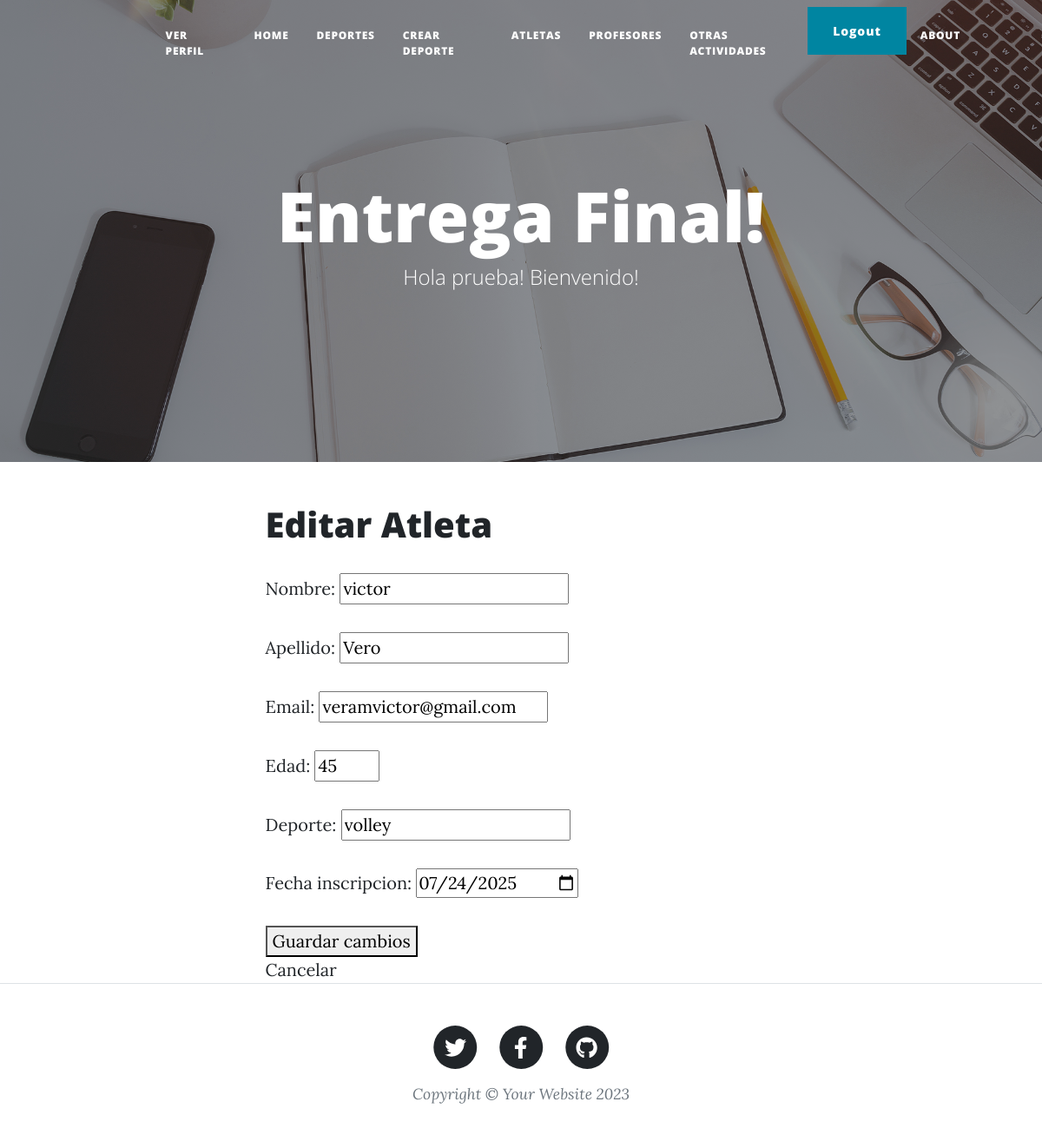
The app's page /editar-atleta/3/ (signed in) with its own data.
### mi_primer_app/models.py (models this page shows, shortened)
class Atleta(models.Model):
    nombre = models.CharField(max_length=100)
    apellido = models.CharField(max_length=100)
    email = models.EmailField(unique=True)
    edad = models.IntegerField()
    deporte =models.CharField(max_length=100)
    fecha_inscripcion = models.DateField(auto_now_add=True)

### mi_primer_app/views.py (the view)
# urls.py: path('editar-atleta/<int:pk>/', editar_atleta, name='editar-atleta'),
@login_required
def editar_atleta(request, pk):
    atleta = get_object_or_404(Atleta, pk=pk)
    if request.method == 'POST':
        form = AtletaForm(request.POST)
        if form.is_valid():
            atleta.nombre = form.cleaned_data['nombre']
            atleta.apellido = form.cleaned_data['apellido']
            atleta.edad = form.cleaned_data['edad']
            atleta.email = form.cleaned_data['email']
            atleta.deporte = form.cleaned_data['deporte']
            atleta.fecha_inscripcion = form.cleaned_data['fecha_inscripcion']
            atleta.save()
            return redirect('listar-atletas')
    else:
        form = AtletaForm(initial={
            'nombre': atleta.nombre,
            'apellido': atleta.apellido,
            'edad': atleta.edad,
            'email': atleta.email,
            'deporte': atleta.deporte,
            'fecha_inscripcion': atleta.fecha_inscripcion,
        })
    return render(request, 'mi_primer_app/editar_atleta.html', {'form': form, 'atleta': atleta})

### mi_primer_app/forms.py
class AtletaForm(forms.Form):
    nombre = forms.CharField(label="Nombre", max_length=100)
    apellido = forms.CharField(label="Apellido", max_length=100)
    email = forms.EmailField()
    edad = forms.IntegerField(min_value=10, max_value=100)
    deporte = forms.CharField(label="Deporte", max_length=100)
    fecha_inscripcion = forms.DateField(
        widget=forms.DateInput(attrs={'type': 'date'}))

### mi_primer_app/templates/mi_primer_app/editar_atleta.html (shortened to what this page needs)
{% extends "padre.html" %}
{% block content %}
<h1>Editar Atleta</h1>
<form method="post">
        {{ form.as_p }}
        <button type="submit">Guardar cambios</button>
</form>
<a href="{% url 'listar-atletas' %}">Cancelar</a>
{% endblock %}

### templates/padre.html (shortened to what this page needs)
{% load static %}
<!DOCTYPE html>
<html lang="en">
    <head>
        <link href="{% static 'css/styles.css' %}" rel="stylesheet" />
    </head>
    <body>
        <nav class="navbar navbar-expand-lg navbar-light" id="mainNav">
            <div class="container px-4 px-lg-5">
                  {% if user.avatar.imagen %}
                        <ul class="navbar-nav ms-auto py-4 py-lg-0">
                           <li class="nav-item"><a class="nav-link px-lg-3 py-3 py-lg-4" href="{% url 'profile' %}">Ver Perfil</a></li>
                        </ul>
                  {% endif %}
                <div class="collapse navbar-collapse" id="navbarResponsive">
                    <ul class="navbar-nav ms-auto py-4 py-lg-0">
                        <li class="nav-item"><a class="nav-link px-lg-3 py-3 py-lg-4" href="{% url 'inicio' %}">Home</a></li>
                        <li class="nav-item"><a class="nav-link px-lg-3 py-3 py-lg-4" href="{% url 'deportes' %}">Deportes</a></li>
                        <li class="nav-item"><a class="nav-link px-lg-3 py-3 py-lg-4" href="{% url 'crear-deporte' %}">Crear Deporte</a></li>
                        <li class="nav-item"><a class="nav-link px-lg-3 py-3 py-lg-4" href="{% url 'listar-atletas' %}">Atletas</a></li>
                        <li class="nav-item"><a class="nav-link px-lg-3 py-3 py-lg-4" href="{% url 'listar-profesores' %}">Profesores</a></li>
                        <li class="nav-item"><a class="nav-link px-lg-3 py-3 py-lg-4" href="{% url 'listar-otras-actividades' %}">Otras Actividades</a></li>
                        {% if user.is_authenticated %}
                            <li class="nav-item">
                                <form action="{% url "logout" %}" method="POST">
                                <button type="submit" class="btn btn-primary">Logout</button>
                                </form>
                            </li>
                        {% endif %}
                        <li class="nav-item"><a class="nav-link px-lg-3 py-3 py-lg-4" href="{% url 'about' %}">About</a></li>
                    </ul>
                </div>
            </div>
        </nav>
        <header class="masthead" style="background-image: url('assets/img/home-bg.jpg')">
            <div class="container position-relative px-4 px-lg-5">
                <div class="row gx-4 gx-lg-5 justify-content-center">
                    <div class="col-md-10 col-lg-8 col-xl-7">
                        <div class="site-heading">
                            <h1>Entrega Final!</h1>
                            <span class="subheading">Hola {{ user.username}}! Bienvenido!</span>
                        </div>
                    </div>
                </div>
            </div>
        </header>
        <div class="container px-4 px-lg-5">
            <div class="row gx-4 gx-lg-5 justify-content-center">
                <div class="col-md-10 col-lg-8 col-xl-7">
                    {% block content %}
                    {% endblock %}
                </div>
            </div>
        </div>
        <footer class="border-top">
            <div class="container px-4 px-lg-5">
                <div class="row gx-4 gx-lg-5 justify-content-center">
                    <div class="col-md-10 col-lg-8 col-xl-7">
                        <ul class="list-inline text-center">
                            <li class="list-inline-item">
                                <a href="#!">
                                    <span class="fa-stack fa-lg">
                                        <i class="fas fa-circle fa-stack-2x"></i>
                                        <i class="fab fa-twitter fa-stack-1x fa-inverse"></i>
                                    </span>
                                </a>
                            </li>
                            <li class="list-inline-item">
                                <a href="#!">
                                    <span class="fa-stack fa-lg">
                                        <i class="fas fa-circle fa-stack-2x"></i>
                                        <i class="fab fa-facebook-f fa-stack-1x fa-inverse"></i>
                                    </span>
                                </a>
                            </li>
                            <li class="list-inline-item">
                                <a href="#!">
                                    <span class="fa-stack fa-lg">
                                        <i class="fas fa-circle fa-stack-2x"></i>
                                        <i class="fab fa-github fa-stack-1x fa-inverse"></i>
                                    </span>
                                </a>
                            </li>
                        </ul>
                        <div class="small text-center text-muted fst-italic">Copyright &copy; Your Website 2023</div>
                    </div>
                </div>
            </div>
        </footer>
    </body>
</html>

### records on screen
Atleta: nombre "victor", apellido "Vero", email "veramvictor@gmail.com", edad "45", deporte "volley", fecha_inscripcion "07/24/2025"

### other values on screen
{{ user.username }} "prueba"
